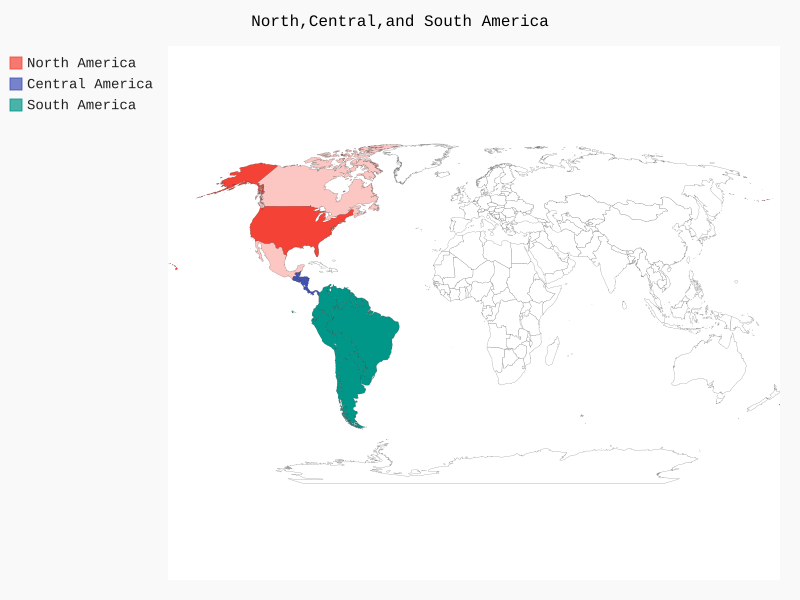

The Python source for this figure:
#!/usr/bin/env python
# coding=utf-8

from pygal.maps.world import World

wm = World()
wm.title = 'North,Central,and South America'

wm.add('North America',{'ca':341900,'mx':232323,'us':232323232})
wm.add('Central America',['bz','cr','gt','hn','ni','pa','sv'])
wm.add('South America',['ar','bo','br','cl','co','ec','gf',
                       'gy','pe','py','sr','uy','ve'])

wm.render_to_file('worldmap.svg')
